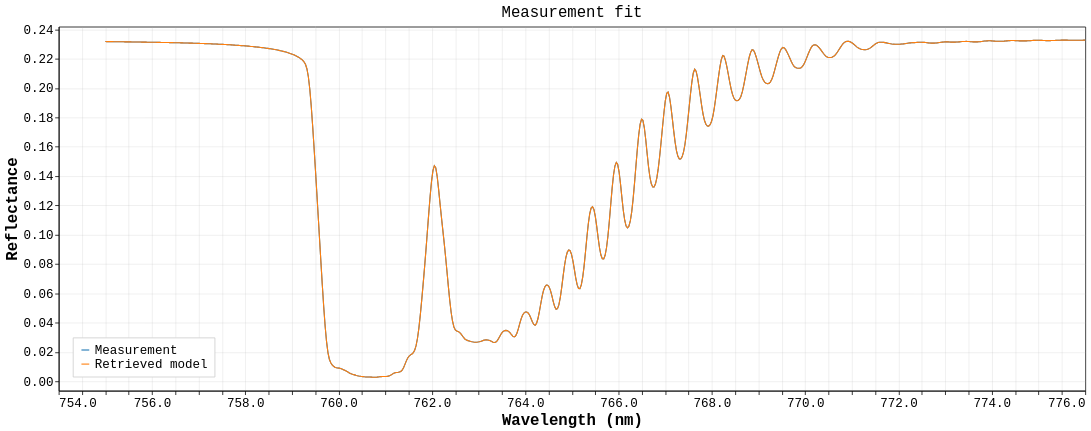

Here is the notebook cell this chart was saved with:
### Markdown cell above
## Measurement Fit

### Code cell
result.plot.measurement_fit()

### Figure 1 — Vega-Lite specification as saved in the notebook (floating-point values rounded to 4 significant figures; data arrays with more than 128 entries replaced by an {"elided": "..."} marker saying what was removed)
{"config": {"background": "white", "view": {"stroke": "black", "continuousWidth": 1311, "continuousHeight": 465}, "axis": {"domain": true, "domainColor": "black", "grid": true, "gridColor": "#b0b0b0", "gridOpacity": 0.25, "labelColor": "black", "labelFont": "Menlo, Monaco, Consolas, Liberation Mono, DejaVu Sans Mono, monospace", "labelFontSize": 16, "tickColor": "black", "titleColor": "black", "titleFont": "Menlo, Monaco, Consolas, Liberation Mono, DejaVu Sans Mono, monospace", "titleFontSize": 20}, "legend": {"labelColor": "black", "labelFont": "Menlo, Monaco, Consolas, Liberation Mono, DejaVu Sans Mono, monospace", "labelFontSize": 16, "labelLimit": 320, "orient": "bottom-left", "fillColor": "white", "strokeColor": "#cccccc", "padding": 8, "titleColor": "black", "titleFont": "Menlo, Monaco, Consolas, Liberation Mono, DejaVu Sans Mono, monospace", "titleFontSize": 16}, "line": {"strokeWidth": 1.4}, "point": {"size": 28}, "range": {"category": ["#1f77b4", "#ff7f0e", "#d62728"]}, "title": {"color": "black", "font": "Menlo, Monaco, Consolas, Liberation Mono, DejaVu Sans Mono, monospace", "fontSize": 20, "fontWeight": "normal", "anchor": "middle"}}, "data": {"name": "data-4ddc835c9fd59a1e28a5adddbd0d98be"}, "mark": {"type": "line"}, "encoding": {"color": {"field": "series_label", "scale": {"domain": ["Measurement", "Retrieved model"], "range": ["#1f77b4", "#ff7f0e"]}, "title": null, "type": "nominal"}, "tooltip": [{"field": "wavelength_nm", "type": "quantitative"}, {"field": "series_label", "type": "nominal"}, {"field": "reflectance", "type": "quantitative"}], "x": {"field": "wavelength_nm", "scale": {"zero": false}, "title": "Wavelength (nm)", "type": "quantitative"}, "y": {"field": "reflectance", "scale": {"domain": [-0.00634, 0.242], "zero": false}, "title": "Reflectance", "type": "quantitative"}}, "height": 465, "title": "Measurement fit", "width": 1311, "$schema": "https://vega.github.io/schema/vega-lite/v6.4.1.json", "datasets": {"data-4ddc835c9fd59a1e28a5adddbd0d98be": {"elided": "1402 records"}}}
